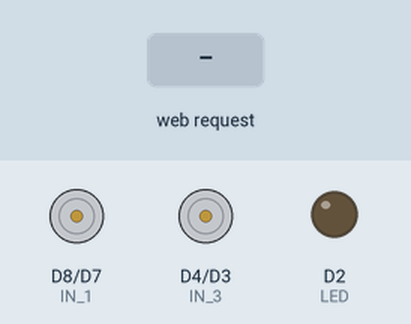
This sketch was run on a simulated ESP8266 (NodeMCU). Parts: motor-driver pin pairs drawn as motors (green arrow = first pin HIGH = forward, orange = second pin HIGH = backward, longer = more drive, scaled by the enable pin), output pins drawn as LEDs (lit = HIGH). Inputs (shaded band) come from the test bench. What the sketch prints to the serial monitor is not drawn.

Above: at 1.2 s.
1.3 s: HTTP request GET /tien received
At 2.5 s:
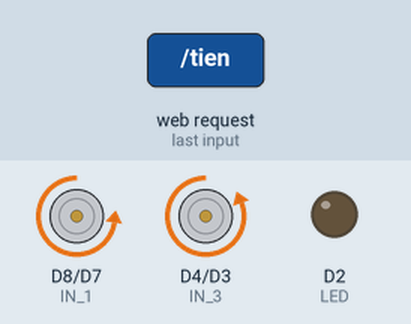
2.8 s: HTTP request GET /lui received
At 3.7 s:
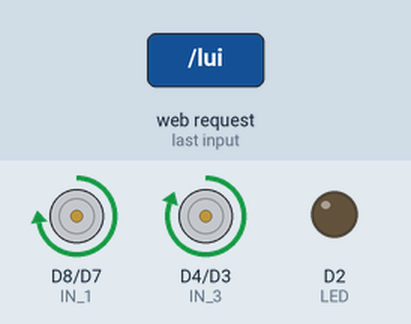
4.3 s: HTTP request GET /phai received
At 4.9 s:
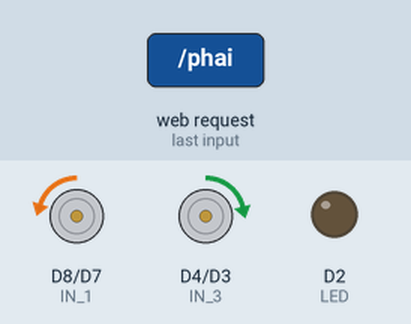
5.8 s: HTTP request GET /trai received
At 7.0 s:
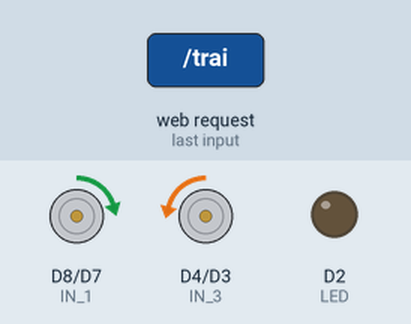
7.3 s: HTTP request GET /tientrai received
At 8.3 s:
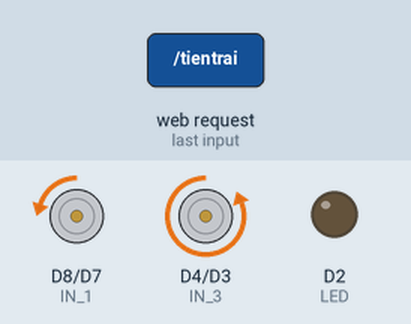
8.8 s: HTTP request GET /luitrai received
At 9.4 s:
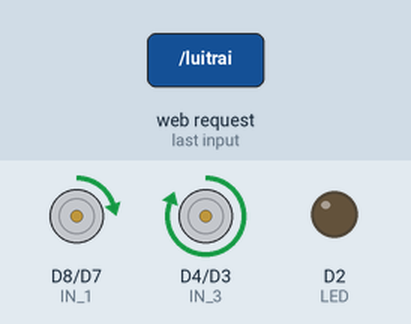
Timing chart, 0 to 11.3 s (numbered marks = the images above; inputs shaded):
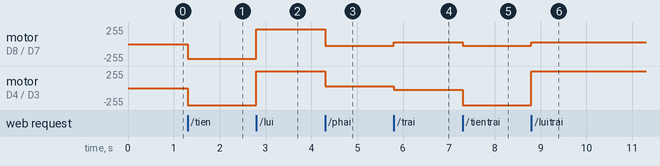

Measured:
- after the input at 1.3 s, motor on D8 (IN_1) / D7 (IN_2): stopped → backward 224/255 at once; motor on D4 (IN_3) / D3 (IN_4): stopped → backward 255/255 at once
- after the input at 2.8 s, motor on D8 (IN_1) / D7 (IN_2): backward 224/255 → forward 224/255 at once; motor on D4 (IN_3) / D3 (IN_4): backward 255/255 → forward 255/255 at once
- after the input at 4.3 s, motor on D8 (IN_1) / D7 (IN_2): forward 224/255 → backward 24/255 at once; motor on D4 (IN_3) / D3 (IN_4): forward 255/255 → forward 28/255 at once
- after the input at 5.8 s, motor on D8 (IN_1) / D7 (IN_2): backward 24/255 → forward 24/255 at once; motor on D4 (IN_3) / D3 (IN_4): forward 28/255 → backward 28/255 at once
- after the input at 7.3 s, motor on D8 (IN_1) / D7 (IN_2): forward 24/255 → backward 24/255 at once; motor on D4 (IN_3) / D3 (IN_4): backward 28/255 → backward 255/255 at once
- after the input at 8.8 s, motor on D8 (IN_1) / D7 (IN_2): backward 24/255 → forward 24/255 at once; motor on D4 (IN_3) / D3 (IN_4): backward 255/255 → forward 255/255 at once

The sketch:

CONCARESP8266.ino
```cpp
// CODE BY TRẦN VỸ

#include <ESP8266WiFi.h>
#include <ESP8266WebServer.h>

// --- CẤU HÌNH WIFI VÀ SERVER ---
ESP8266WebServer server(80);
IPAddress local_ip(192, 168, 49, 15);
IPAddress gateway(192, 168, 49, 1);
IPAddress subnet(255, 255, 255, 0);

// --- CẤU HÌNH CHÂN GPIO ---
#define ENA D5   // Enable/Speed motors Right        GPIO14
#define ENB D6   // Enable/Speed motors Left         GPIO12
#define IN_1 D8  // L298N in1 motors Right           GPIO15
#define IN_2 D7  // L298N in2 motors Right           GPIO13
#define IN_3 D4  // L298N in3 motors Left            GPIO2
#define IN_4 D3  // L298N in4 motors Left            GPIO0
#define LED D2   // LED HIỆU ỨNG

bool Tien = LOW;
bool Lui = LOW;
bool Phai = LOW;
bool Trai = LOW;
bool Stop = LOW;
bool TraiTien = LOW;
bool TraiLui = LOW;
bool PhaiTien = LOW;
bool PhaiLui = LOW;
bool HieuUng1 = LOW;
bool HieuUng2 = LOW;
bool HieuUng3 = LOW;

// --- BIẾN TOÀN CỤC ---
int speedCarA = 900;  // tốc độ PWM (0 - 1023)
int speedCarB = 1023;
int speed_Coeff = 9;

// --- GIAO DIỆN WEB ---
const char* HTML_CONTENT = R"rawliteral(
<!DOCTYPE html>
<html>
<head>
	 <meta http-equiv="Content-Type" content="text/html; charset=utf-8">
	<title>Điều khiển thiết bị</title>
	<meta name="viewport" content="width=device-width, initial-scale=1">
	<style>
		.b{width: 130px;height: 50px;font-size: 25px;color: #FFF;background-color:#4caf50;border-radius: 10px;}
		.t{width: 130px;height: 50px;font-size: 25px;color: #FFF;background-color:#f44336;border-radius: 10px;}
		.n{width: 130px;height: 50px;font-size: 25px;color: #FFF;background-color:#2B60DE;border-radius: 10px;}
		.i{width: 130px;height: 50px;font-size: 25px;color: #FFF;background-color:#C12869;border-radius: 10px;}
		.h{width: 130px;height: 50px;font-size: 21px;color: #FFF;background-color:#FF6600;border-radius: 10px;}
	</style>
</head>
<body>
<div style="width: 420px;height: auto;margin: 0 auto;margin-top: 40px">
<h1 align="left">🚗CONTROL CAR BY WIFI</h1>
<h2 align="center">DESIGN BY TRẦN VỸ</h2>
	<table align="right" cellpadding="5" >
		<tr>
			<td><a href='/tientrai'><button class='i'>Tiến trái</button></a><td></td>
			<td><a href='/tien'><button class='n'>Tiến</button></a><td>
			<td><a href='/tienphai'><button class='i'>Tiến phải </button></a><td></td>
	    <tr>
	    <tr>
			<td><a href='/trai'><button class='b'>Trái</button></a><td></td>
			<td><a href='/STOP'><button class='t'>STOP</button></a><td>
			<td><a href='/phai'><button class='b'>Phải</button></a><td></td>
	    <tr>
			<td><a href='/luitrai'><button class='i'>Lùi trái</button></a><td></td>
			<td><a href='/lui'><button class='n'>Lùi</button></a><td></td>
			<td><a href='/luiphai'><button class='i'>Lùi phải</button></a><td></td>
	    <tr>
		<tr>
			<td><a href='/hieuung1'><button class='h'>Hiệu ứng 1</button></a><td></td>
			<td><a href='/hieuung2'><button class='h'>Hiệu ứng 2</button></a><td></td>
			<td><a href='/hieuung3'><button class='h'>Hiệu ứng 3</button></a><td></td>
		</tr>
	</table>
</div>
</body>
</html>
)rawliteral";

// --- HÀM ĐIỀU KHIỂN ĐỘNG CƠ ---
void goAhead() {
  digitalWrite(IN_1, LOW);
  digitalWrite(IN_2, HIGH);
  analogWrite(ENA, speedCarA);

  digitalWrite(IN_3, LOW);
  digitalWrite(IN_4, HIGH);
  analogWrite(ENB, speedCarB);
}

void goBack() {
  digitalWrite(IN_1, HIGH);
  digitalWrite(IN_2, LOW);
  analogWrite(ENA, speedCarA);

  digitalWrite(IN_3, HIGH);
  digitalWrite(IN_4, LOW);
  analogWrite(ENB, speedCarB);
}

void goRight() {
  digitalWrite(IN_1, LOW);
  digitalWrite(IN_2, HIGH);
  analogWrite(ENA, speedCarA / speed_Coeff);

  digitalWrite(IN_3, HIGH);
  digitalWrite(IN_4, LOW);
  analogWrite(ENB, speedCarB / speed_Coeff);
}

void goLeft() {
  digitalWrite(IN_1, HIGH);
  digitalWrite(IN_2, LOW);
  analogWrite(ENA, speedCarA / speed_Coeff);

  digitalWrite(IN_3, LOW);
  digitalWrite(IN_4, HIGH);
  analogWrite(ENB, speedCarB / speed_Coeff);
}
void goAheadRight() {

  digitalWrite(IN_1, LOW);
  digitalWrite(IN_2, HIGH);
  analogWrite(ENA, speedCarA);

  digitalWrite(IN_3, LOW);
  digitalWrite(IN_4, HIGH);
  analogWrite(ENB, speedCarB / speed_Coeff);
}

void goAheadLeft() {

  digitalWrite(IN_1, LOW);
  digitalWrite(IN_2, HIGH);
  analogWrite(ENA, speedCarA / speed_Coeff);

  digitalWrite(IN_3, LOW);
  digitalWrite(IN_4, HIGH);
  analogWrite(ENB, speedCarB);
}

void goBackRight() {

  digitalWrite(IN_1, HIGH);
  digitalWrite(IN_2, LOW);
  analogWrite(ENA, speedCarA);

  digitalWrite(IN_3, HIGH);
  digitalWrite(IN_4, LOW);
  analogWrite(ENB, speedCarB / speed_Coeff);
}

void goBackLeft() {

  digitalWrite(IN_1, HIGH);
  digitalWrite(IN_2, LOW);
  analogWrite(ENA, speedCarA / speed_Coeff);

  digitalWrite(IN_3, HIGH);
  digitalWrite(IN_4, LOW);
  analogWrite(ENB, speedCarB);
}

void stopRobot() {
  digitalWrite(IN_1, LOW);
  digitalWrite(IN_2, LOW);
  analogWrite(ENA, 0);

  digitalWrite(IN_3, LOW);
  digitalWrite(IN_4, LOW);
  analogWrite(ENB, 0);
}
void LEDMAGIC1() {
  digitalWrite(LED, HIGH);
  delay(500);
  digitalWrite(LED, LOW);
  delay(500);
  digitalWrite(LED, HIGH);
  delay(500);
  digitalWrite(LED, LOW);
  delay(500);
  digitalWrite(LED, HIGH);
  delay(500);
  digitalWrite(LED, LOW);
}

// --- CÁC HÀM XỬ LÝ WEB ---
void event_OnConnect() {
  Tien = Lui = Phai = Trai = Stop = LOW;
  stopRobot();
  server.send(200, "text/html", HTML_CONTENT);
  Serial.println("➡️ Trang chủ được truy cập");
}

void event_NotFound() {
  server.send(404, "text/html", HTML_CONTENT);
}

void TIEN() {
  Tien = HIGH;
  Lui = Phai = Trai = Stop = TraiTien = TraiLui = PhaiTien = PhaiLui = LOW;
  goAhead();
  server.send(200, "text/html", HTML_CONTENT);
  Serial.println("🚗 Tiến");
}

void LUI() {
  Lui = HIGH;
  Tien = Phai = Trai = Stop = TraiTien = TraiLui = PhaiTien = PhaiLui = LOW;
  goBack();
  server.send(200, "text/html", HTML_CONTENT);
  Serial.println("🔙 Lùi");
}

void PHAI() {
  Phai = HIGH;
  Tien = Lui = Trai = Stop = TraiTien = TraiLui = PhaiTien = PhaiLui = LOW;
  goRight();
  server.send(200, "text/html", HTML_CONTENT);
  Serial.println("↪️ Rẽ phải");
}

void TRAI() {
  Trai = HIGH;
  Tien = Lui = Phai = Stop = TraiTien = TraiLui = PhaiTien = PhaiLui = LOW;
  goLeft();
  server.send(200, "text/html", HTML_CONTENT);
  Serial.println("↩️ Rẽ trái");
}
void PHAITIEN() {
  PhaiTien = HIGH;
  Tien = Lui = Phai = Trai = TraiTien = TraiLui = Stop = PhaiLui = LOW;
  goAheadRight();
  server.send(200, "text/html", HTML_CONTENT);
  Serial.println("Chạy thẳng sang phải");
}
void PHAILUI() {
  PhaiLui = HIGH;
  Tien = Lui = Phai = Trai = TraiTien = TraiLui = Stop = PhaiTien = LOW;
  goBackRight();
  server.send(200, "text/html", HTML_CONTENT);
  Serial.println("Lùi xe sang phải");
}
void TRAITIEN() {
  TraiTien = HIGH;
  Tien = Lui = Phai = Trai = PhaiTien = TraiLui = Stop = PhaiLui = LOW;
  goAheadLeft();
  server.send(200, "text/html", HTML_CONTENT);
  Serial.println("Chạy thẳng sang phải");
}
void TRAILUI() {
  TraiLui = HIGH;
  Tien = Lui = Phai = Trai = PhaiTien = TraiTien = Stop = PhaiLui = LOW;
  goBackLeft();
  server.send(200, "text/html", HTML_CONTENT);
  Serial.println("Chạy thẳng sang phải");
}

void STOP() {
  Stop = HIGH;
  Tien = Lui = Phai = Trai = TraiTien = TraiLui = PhaiTien = PhaiLui = LOW;
  stopRobot();
  server.send(200, "text/html", HTML_CONTENT);
  Serial.println("🛑 Dừng lại");
}
void THEDIFT(){
  HieuUng1= HIGH;
  goAhead();
  delay(2000);
  goRight();
  delay(500);
  LEDMAGIC1();
  stopRobot();
  server.send(200, "text/html", HTML_CONTENT);
  Serial.print("TOKYO THE DIFT");
}

void setup() {
  Serial.begin(115200);
  Serial.println("\n--- Khởi động ESP8266 ---");

  // Thiết lập chân xuất
  pinMode(ENA, OUTPUT);
  pinMode(ENB, OUTPUT);
  pinMode(IN_1, OUTPUT);
  pinMode(IN_2, OUTPUT);
  pinMode(IN_3, OUTPUT);
  pinMode(IN_4, OUTPUT);
  pinMode(LED,OUTPUT);

  // --- TẠO WIFI RIÊNG CHO XE ---
  WiFi.mode(WIFI_AP);
  WiFi.softAP("Xe_DieuKhien", "12345678");
  WiFi.softAPConfig(local_ip, gateway, subnet);

  Serial.println("✅ WiFi AP đã tạo thành công!");
  Serial.print("📶 SSID: Xe_DieuKhien\n🔑 Password: 12345678\n");
  Serial.print("🌐 Truy cập bằng IP: ");
  Serial.println(WiFi.softAPIP());

  // Cấu hình các đường dẫn (Routes)
  server.on("/", event_OnConnect);
  server.on("/tien", TIEN);
  server.on("/lui", LUI);
  server.on("/phai", PHAI);
  server.on("/trai", TRAI);
  server.on("/tientrai", TRAITIEN);
  server.on("/tienphai", PHAITIEN);
  server.on("/luiphai", PHAILUI);
  server.on("/luitrai", TRAILUI);
  server.on("/STOP", STOP);
  server.on("/hieuung1",THEDIFT);
  server.onNotFound(event_NotFound);

  server.begin();
  Serial.println("🌎 Web server đã khởi động!");
}

void loop() {
  server.handleClient();
}
```
